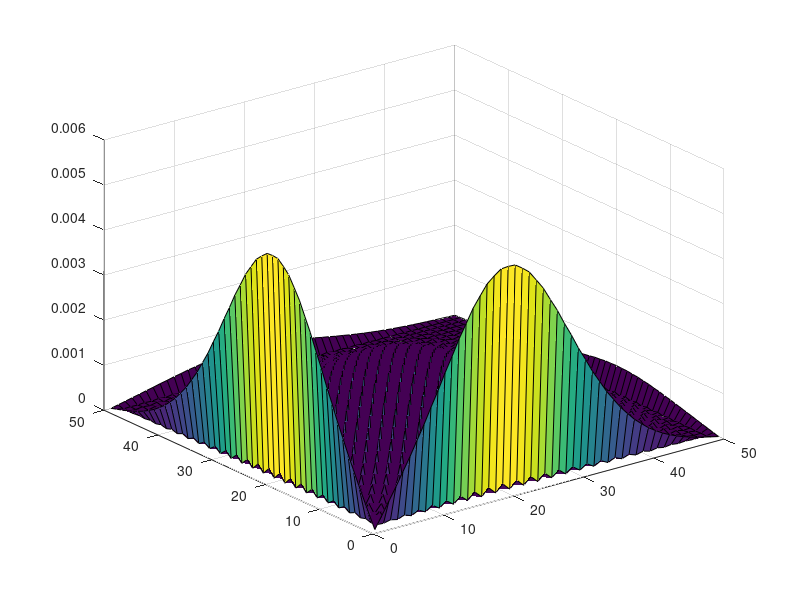

Write MATLAB code to recreate this figure.
clear
clc
close all

x_limit = 50;
y_limit = 50;

initial_x = 20;
initial_y = 20;

num_iteration = 300;

[X_main, Y_main] = meshgrid((1:x_limit), (1:y_limit));  % for the surf() command

if (x_limit > 3) && (y_limit > 3)

    m_main = zeros(y_limit, x_limit);  % The order (y, x) is switched (why?) 

    surf(X_main, Y_main, m_main)

    if (y_limit > initial_y && initial_y > 1) && (x_limit > initial_x && initial_x > 1)
        m_main(initial_x, initial_y) = 1;

    else
        disp('The initial position needs to be inside the bounds')
        return
    end

    for step_iterator = (1:num_iteration)

        m_temp = zeros(y_limit, x_limit);  % A 3D array depicting the temporary calculations
        
        % Now we start the diffusion by going at each location and extracting
        % the 0.25 of densities of nearby
        for row_iterator = (1:y_limit)
    
            for coloumn_iterator = (1:x_limit)
    
                if row_iterator > 1 && row_iterator < y_limit && coloumn_iterator > 1 && coloumn_iterator < x_limit
                    
                    up = 0.25 * m_main(row_iterator - 1, coloumn_iterator);
                    right = 0.25 * m_main(row_iterator, coloumn_iterator + 1);
                    down = 0.25 * m_main(row_iterator + 1, coloumn_iterator);
                    left = 0.25 * m_main(row_iterator, coloumn_iterator - 1);
        
        
                    if row_iterator == 2
        
                        if coloumn_iterator == 2
        
                            m_temp(row_iterator, coloumn_iterator) = right + down;
        
                        elseif coloumn_iterator == x_limit - 1
                            
                            m_temp(row_iterator, coloumn_iterator) = left + down;
        
                        else
        
                            m_temp(row_iterator, coloumn_iterator) = left + right + down;
        
                        end
        
                    elseif row_iterator == y_limit - 1
        
                        if coloumn_iterator == 2
        
                            m_temp(row_iterator, coloumn_iterator) = up + right;
        
                        elseif coloumn_iterator == x_limit - 1
        
                            m_temp(row_iterator, coloumn_iterator) = up + left;
        
                        else
        
                            m_temp(row_iterator, coloumn_iterator) = up + left + right;
        
                        end
                        
                    else
        
                        if coloumn_iterator == 2
        
                            m_temp(row_iterator, coloumn_iterator) = up + right + down;
                            
        
                        elseif coloumn_iterator == x_limit - 1
                            
                            m_temp(row_iterator, coloumn_iterator) = up + left + down;
        
                        else
                            m_temp(row_iterator, coloumn_iterator) = up + right + down + left;
        
                        end
        
                    end
    
                else
    
                    if row_iterator == 1
                        
                        if coloumn_iterator == 1 || coloumn_iterator == x_limit
    
                            continue
    
                        else
    
                            m_temp(row_iterator, coloumn_iterator) = 0.25 * m_main(row_iterator + 1, coloumn_iterator);
    
                        end
    
                    elseif row_iterator == y_limit
    
                        if coloumn_iterator == 1 || coloumn_iterator == x_limit
                            
                            continue
    
                        else
                            
                            m_temp(row_iterator, coloumn_iterator) = 0.25 * m_main(row_iterator - 1, coloumn_iterator);
    
                        end
                        
                    else
                        
                        if coloumn_iterator == 1
    
                            m_temp(row_iterator, coloumn_iterator) = 0.25 * m_main(row_iterator, coloumn_iterator + 1);
    
                        elseif coloumn_iterator == x_limit
    
                            m_temp(row_iterator, coloumn_iterator) = 0.25 * m_main(row_iterator, coloumn_iterator - 1);
                        
                        else
    
                            disp("This was not supposed to happen")
                            return
    
                        end
                    end
                end
    
            end
    
        end
    
        m_side = m_main(:, :);
        m_side(2 : y_limit - 1, 2 : x_limit - 1) = 0;

        m_main = m_side + m_temp;
        
        M(:) = getframe;
        surf(X_main, Y_main, m_main)

        xlim([0 x_limit])
        ylim([0 y_limit])

    end

else

    disp("The minimum size should be 4 X 4 because of the semantics of Vishal's Approach!")
    return
    
end

disp("The code was executed, with sum of probability of all resulting positions:")
disp(sum(sum(m_main)))
